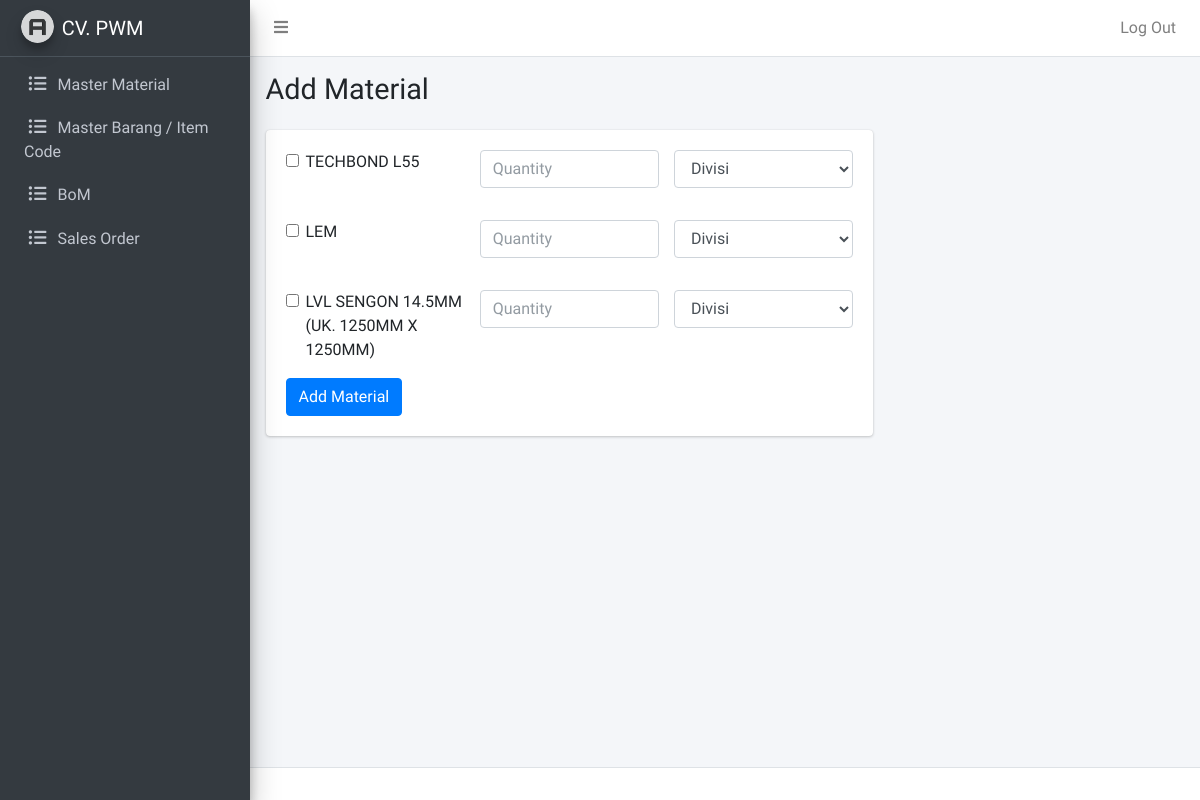
The page /admin/bom-edit.php (signed in) on the database as committed earlier.
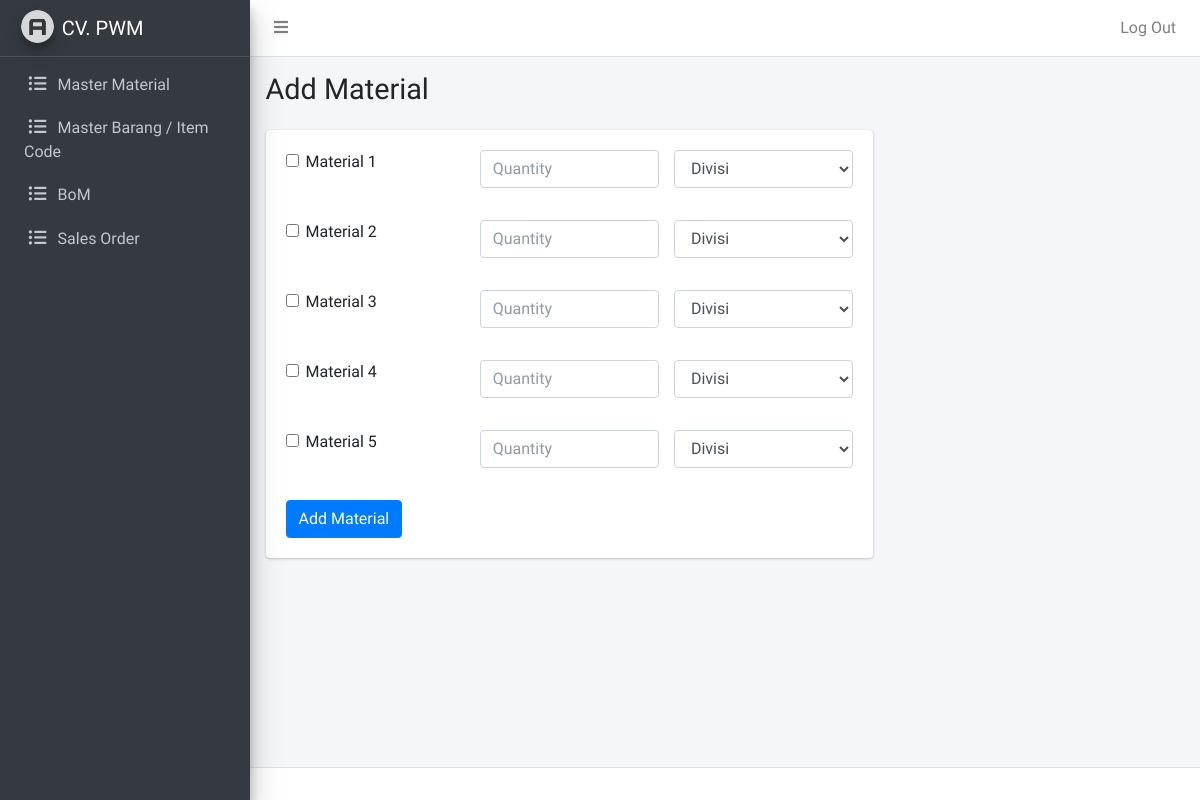
The same page on the database as committed later.
### tables this page shows
CREATE TABLE `material` (
  `material_id` varchar(255) NOT NULL,
  `material_nama` varchar(255) NOT NULL,
  `material_uom` varchar(255) NOT NULL,
  `material_harga` int(11) NOT NULL
);

### admin/bom-edit.php (the view, shortened to what this page needs)
<?php
require_once "../koneksi.php";
$query2 = mysqli_query($conn, "SELECT * FROM material");
?>
<?php require_once "template/header.php"; ?>
<?php require_once "template/navbar.php"; ?>
<?php require_once "template/sidebar.php"; ?>
  <div class="content-wrapper">
    <div class="content-header">
      <div class="container-fluid">
        <div class="row mb-2">
          <div class="col-sm-6">
            <h1 class="m-0">Add Material</h1>
          </div>
        </div>
      </div>
    </div>
    <div class="content">
      <div class="container-fluid">
        <div class="row">
          <div class="col-md-8">
            <div class="card">
              <div class="card-body">
                <form action="" method="post">
                  <?php while($material = mysqli_fetch_assoc($query2)) : ?>
                  <div class="row mb-3">
                    <div class="col-md">
                      <div class="form-check">
                        <input name="material[]" class="form-check-input" type="checkbox" value="<?= $material['material_id'] ?>" id="flexCheckDefault">
                        <label class="form-check-label" for="flexCheckDefault">
                          <?= $material['material_nama'] ?>
                        </label>
                      </div>
                    </div>
                    <div class="col-md">
                      <div class="mb-3">
                        <input name="quantity[]" type="text" class="form-control" id="quantity" placeholder="Quantity">
                      </div>
                    </div>
                    <div class="col-md">
                      <div class="mb-3">
                        <select name="divisi[]" class="form-select form-control">
                          <option value="" selected>Divisi</option>
                        </select>
                      </div>
                    </div>
                  </div>
                  <?php endwhile; ?>
                  <div class="row">
                    <div class="col-md-4">
                      <button class="btn btn-primary" type="submit" name="add">Add Material</button>
                    </div>
                  </div>
                </form>
              </div>
            </div>
          </div>
        </div>
      </div>
    </div>
  </div>
<?php require_once "template/footer.php"; ?>

Rows that differ between the two databases and show on the page:
removed material: material_nama "LVL SENGON 14.5MM (UK. 1250MM X 1250MM)"
added material: material_nama "Material 1"
changed material: material_nama "TECHBOND L55" → "Material 2"
changed material: material_nama "LEM" → "Material 3"
added material: material_nama "Material 4"
added material: material_nama "Material 5"
